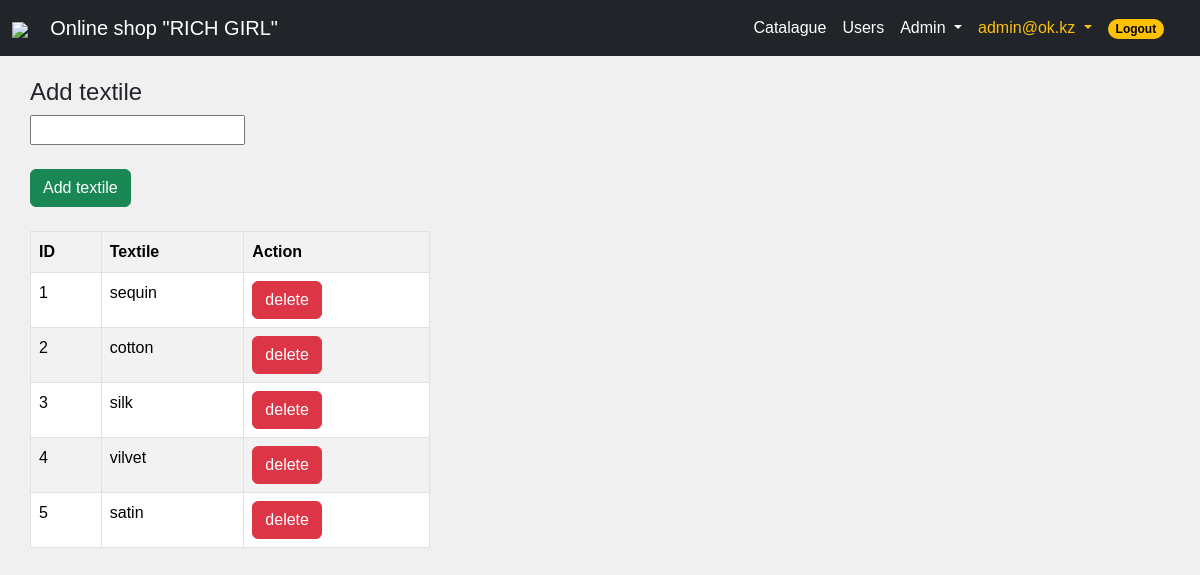
The page /addtextile/ (signed in) on the database its author committed.
### app/models.py (models this page shows, shortened)
class Textile(models.Model):
    textile = models.CharField(max_length=50)

### app/views.py (the view)
# urls.py: path('addtextile/', AddTextile.as_view(), name='addtextile'),
class AddTextile(SuperuserOnlyMixin, CreateView):
    model = Textile
    form_class = AddTextileForm
    template_name = 'addtextile.html'
    success_url = reverse_lazy('addtextile')
    def get_context_data(self, **kwargs):
        context = super().get_context_data(**kwargs)
        context['textiles'] = Textile.objects.all()
        return context

### app/forms.py
class AddTextileForm(forms.ModelForm):
    class Meta:
        model = Textile
        fields = ('__all__')

### app/views.py (called while the page is built)
    def test_func(self):
        return self.request.user.is_authenticated and self.request.user.is_superuser

### templates/addtextile.html (shortened to what this page needs)
{% extends "base.html" %}
{% block content %}
<div style="margin: 30px;">
    <h4> Add textile </h4>
    <form method="post">
        <div class="form-group">
            {{ form.textile }}
        </div> <br>
        <button type="submit" class="btn btn-success">Add textile</button>
        <br> <br>
    </form>
    <div>
        <table  class="table table-bordered table-striped" style="max-width: 400px;">
            <tr>
                <th> ID </th>
                <th> Textile </th>
                <th> Action </th>
            </tr>
        {% for each in textiles %}
            <tr>
                <td> {{ each.pk }}  </td>
                <td> {{ each.textile }}  </td>
                <td> <a href="{% url 'delete_textile' each.pk %}" class="btn btn-danger"> delete </a> </td>
            </tr>
        {% endfor %}
        </table>
    </div>
</div>
{% endblock %}

### templates/base.html (shortened to what this page needs)
{% load static %}
<!DOCTYPE html>
<html lang="en">
<head>
    <link href="https://cdn.jsdelivr.net/npm/bootstrap@5.3.2/dist/css/bootstrap.min.css" rel="stylesheet">
    <link rel="stylesheet" href="{% static 'css/style9.css' %}">
    <link rel="stylesheet" href="{% static 'css/carousel.css' %}">
</head>
<body>
    <nav class="navbar navbar-expand-md navbar-dark fixed-top bg-dark">
        <div class="container-fluid">
            <a class="navbar-brand" href="{% url 'index' %}"><img src="{% static 'images/logo1-1.png' %}" height="40px;">  &nbsp&nbsp&nbspOnline shop "RICH GIRL" </a>
            <div class="offcanvas offcanvas-end text-bg-dark" tabindex="-1" id="offcanvasNavbar2" aria-labelledby="offcanvasNavbar2Label">
                <div class="offcanvas-body">
                    <ul class="navbar-nav justify-content-end flex-grow-1 pe-3">
                        <li class="nav-item">
                        <a class="nav-link active" aria-current="page" href="{% url 'home' %}">Catalague</a>
                        </li>
                        {% if request.user.is_superuser %}
                        <li class="nav-item">
                            <a class="nav-link  active" aria-current="page" href="{% url 'users' %}">Users</a>
                        </li>
                        {% endif %}
                        {% if request.user.is_superuser %}
                        <li class="nav-item dropdown">
                        <a class="nav-link dropdown-toggle  active " href="#" role="button" data-bs-toggle="dropdown" aria-expanded="false">
                            Admin
                        </a>
                        </li>
                        {% endif %}
                        {% if request.user.is_authenticated %}
                        <li class="nav-item dropdown">
                            <a class="nav-link dropdown-toggle  active text-warning" role="button" data-bs-toggle="dropdown" aria-expanded="false">
                                {% if request.user.first_name %} {{ request.user.first_name }} {% else %} {{ request.user }} {% endif %}
                            </a>
                            </li>
                            <li class="nav-item">
                                <a class="nav-link active" aria-current="page" href="{% url 'logout' %}"> <span class="badge text-bg-warning rounded-pill">Logout</span> </a>
                            </li>
                        {% endif %}
                    </ul>
                </div>
            </div>
        </div>
    </nav>
    <div style="margin-top: 30px;">
        {% block content %}
        {% endblock %}
    </div>
</body>
</html>

### static/css/style9.css (style rules this page uses)
body { font-family: Arial, sans-serif; background-color: #f0f0f0; margin: 0; padding: 0; }
a { text-decoration: none; color: black; }

### static/css/carousel.css (style rules this page uses)
body { padding-top: 3rem; padding-bottom: 3rem; color: rgb(var(--bs-tertiary-color-rgb)); }

### templates/base.html (style rules this page uses)
* { box-sizing: border-box; }

### rows shown on the page
Textile: pk "1", textile "sequin"
Textile: pk "2", textile "cotton"
Textile: pk "3", textile "silk"
Textile: pk "4", textile "vilvet"
Textile: pk "5", textile "satin"

### other values the page prints
{{ request.user }} "admin@ok.kz"
